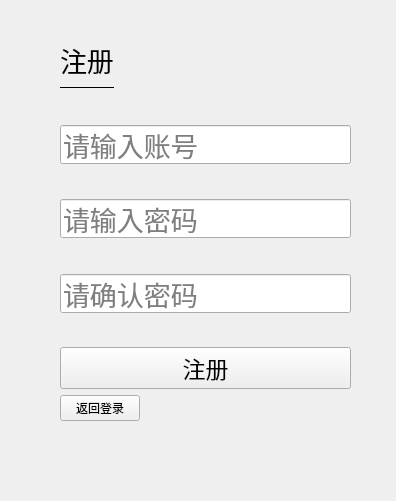
<?xml version="1.0" encoding="UTF-8"?>
<ui version="4.0">
 <class>signUp_window</class>
 <widget class="QWidget" name="signUp_window">
  <property name="geometry">
   <rect>
    <x>0</x>
    <y>0</y>
    <width>396</width>
    <height>501</height>
   </rect>
  </property>
  <property name="windowTitle">
   <string>注册</string>
  </property>
  <widget class="QWidget" name="layoutWidget">
   <property name="geometry">
    <rect>
     <x>60</x>
     <y>40</y>
     <width>291</width>
     <height>381</height>
    </rect>
   </property>
   <layout class="QVBoxLayout" name="verticalLayout_6">
    <item>
     <layout class="QVBoxLayout" name="verticalLayout_5">
      <item>
       <layout class="QHBoxLayout" name="horizontalLayout_2">
        <item>
         <layout class="QVBoxLayout" name="verticalLayout">
          <item>
           <widget class="CaptionLabel" name="label">
            <property name="font">
             <font>
              <pointsize>20</pointsize>
             </font>
            </property>
            <property name="text">
             <string>注册</string>
            </property>
           </widget>
          </item>
          <item>
           <widget class="Line" name="line">
            <property name="windowModality">
             <enum>Qt::WindowModality::WindowModal</enum>
            </property>
            <property name="font">
             <font>
              <pointsize>11</pointsize>
              <underline>false</underline>
             </font>
            </property>
            <property name="frameShadow">
             <enum>QFrame::Shadow::Plain</enum>
            </property>
            <property name="orientation">
             <enum>Qt::Orientation::Horizontal</enum>
            </property>
           </widget>
          </item>
         </layout>
        </item>
        <item>
         <spacer name="horizontalSpacer_2">
          <property name="orientation">
           <enum>Qt::Orientation::Horizontal</enum>
          </property>
          <property name="sizeHint" stdset="0">
           <size>
            <width>40</width>
            <height>20</height>
           </size>
          </property>
         </spacer>
        </item>
       </layout>
      </item>
      <item>
       <spacer name="verticalSpacer_3">
        <property name="orientation">
         <enum>Qt::Orientation::Vertical</enum>
        </property>
        <property name="sizeHint" stdset="0">
         <size>
          <width>20</width>
          <height>40</height>
         </size>
        </property>
       </spacer>
      </item>
     </layout>
    </item>
    <item>
     <layout class="QVBoxLayout" name="verticalLayout_4">
      <item>
       <layout class="QVBoxLayout" name="verticalLayout_3">
        <item>
         <layout class="QVBoxLayout" name="verticalLayout_2">
          <item>
           <spacer name="verticalSpacer_6">
            <property name="orientation">
             <enum>Qt::Orientation::Vertical</enum>
            </property>
            <property name="sizeHint" stdset="0">
             <size>
              <width>20</width>
              <height>40</height>
             </size>
            </property>
           </spacer>
          </item>
          <item>
           <widget class="LineEdit" name="lineEdit">
            <property name="font">
             <font>
              <pointsize>20</pointsize>
             </font>
            </property>
            <property name="toolTip">
             <string>请输入账号</string>
            </property>
            <property name="statusTip">
             <string/>
            </property>
            <property name="autoFillBackground">
             <bool>false</bool>
            </property>
            <property name="inputMask">
             <string/>
            </property>
            <property name="text">
             <string/>
            </property>
            <property name="placeholderText">
             <string>请输入账号</string>
            </property>
           </widget>
          </item>
          <item>
           <spacer name="verticalSpacer">
            <property name="font">
             <font>
              <pointsize>20</pointsize>
             </font>
            </property>
            <property name="orientation">
             <enum>Qt::Orientation::Vertical</enum>
            </property>
            <property name="sizeHint" stdset="0">
             <size>
              <width>20</width>
              <height>40</height>
             </size>
            </property>
           </spacer>
          </item>
          <item>
           <widget class="PasswordLineEdit" name="lineEdit_2">
            <property name="minimumSize">
             <size>
              <width>0</width>
              <height>0</height>
             </size>
            </property>
            <property name="baseSize">
             <size>
              <width>0</width>
              <height>0</height>
             </size>
            </property>
            <property name="font">
             <font>
              <pointsize>20</pointsize>
              <fontweight>Thin</fontweight>
             </font>
            </property>
            <property name="text">
             <string/>
            </property>
            <property name="echoMode">
             <enum>QLineEdit::EchoMode::Password</enum>
            </property>
            <property name="placeholderText">
             <string>请输入密码</string>
            </property>
           </widget>
          </item>
          <item>
           <spacer name="verticalSpacer_5">
            <property name="orientation">
             <enum>Qt::Orientation::Vertical</enum>
            </property>
            <property name="sizeHint" stdset="0">
             <size>
              <width>20</width>
              <height>40</height>
             </size>
            </property>
           </spacer>
          </item>
          <item>
           <widget class="PasswordLineEdit" name="lineEdit_3">
            <property name="minimumSize">
             <size>
              <width>0</width>
              <height>0</height>
             </size>
            </property>
            <property name="baseSize">
             <size>
              <width>0</width>
              <height>0</height>
             </size>
            </property>
            <property name="font">
             <font>
              <pointsize>20</pointsize>
              <fontweight>Thin</fontweight>
             </font>
            </property>
            <property name="text">
             <string/>
            </property>
            <property name="echoMode">
             <enum>QLineEdit::EchoMode::Password</enum>
            </property>
            <property name="placeholderText">
             <string>请确认密码</string>
            </property>
           </widget>
          </item>
         </layout>
        </item>
       </layout>
      </item>
      <item>
       <spacer name="verticalSpacer_8">
        <property name="orientation">
         <enum>Qt::Orientation::Vertical</enum>
        </property>
        <property name="sizeHint" stdset="0">
         <size>
          <width>20</width>
          <height>40</height>
         </size>
        </property>
       </spacer>
      </item>
      <item>
       <spacer name="verticalSpacer_7">
        <property name="orientation">
         <enum>Qt::Orientation::Vertical</enum>
        </property>
        <property name="sizeHint" stdset="0">
         <size>
          <width>20</width>
          <height>40</height>
         </size>
        </property>
       </spacer>
      </item>
      <item>
       <spacer name="verticalSpacer_2">
        <property name="orientation">
         <enum>Qt::Orientation::Vertical</enum>
        </property>
        <property name="sizeHint" stdset="0">
         <size>
          <width>20</width>
          <height>40</height>
         </size>
        </property>
       </spacer>
      </item>
      <item>
       <widget class="PrimaryPushButton" name="pushButton">
        <property name="font">
         <font>
          <pointsize>17</pointsize>
         </font>
        </property>
        <property name="text">
         <string>注册</string>
        </property>
       </widget>
      </item>
      <item>
       <spacer name="verticalSpacer_4">
        <property name="orientation">
         <enum>Qt::Orientation::Vertical</enum>
        </property>
        <property name="sizeHint" stdset="0">
         <size>
          <width>20</width>
          <height>20</height>
         </size>
        </property>
       </spacer>
      </item>
     </layout>
    </item>
    <item>
     <layout class="QHBoxLayout" name="horizontalLayout">
      <item>
       <widget class="TransparentPushButton" name="pushButton_2">
        <property name="text">
         <string>返回登录</string>
        </property>
       </widget>
      </item>
      <item>
       <spacer name="horizontalSpacer">
        <property name="orientation">
         <enum>Qt::Orientation::Horizontal</enum>
        </property>
        <property name="sizeHint" stdset="0">
         <size>
          <width>40</width>
          <height>20</height>
         </size>
        </property>
       </spacer>
      </item>
     </layout>
    </item>
   </layout>
  </widget>
 </widget>
 <customwidgets>
  <customwidget>
   <class>PrimaryPushButton</class>
   <extends>QPushButton</extends>
   <header>qfluentwidgets</header>
  </customwidget>
  <customwidget>
   <class>TransparentPushButton</class>
   <extends>QPushButton</extends>
   <header>qfluentwidgets</header>
  </customwidget>
  <customwidget>
   <class>CaptionLabel</class>
   <extends>QLabel</extends>
   <header>qfluentwidgets</header>
  </customwidget>
  <customwidget>
   <class>LineEdit</class>
   <extends>QLineEdit</extends>
   <header>qfluentwidgets</header>
  </customwidget>
  <customwidget>
   <class>PasswordLineEdit</class>
   <extends>QLineEdit</extends>
   <header>qfluentwidgets</header>
  </customwidget>
 </customwidgets>
 <resources/>
 <connections/>
</ui>
